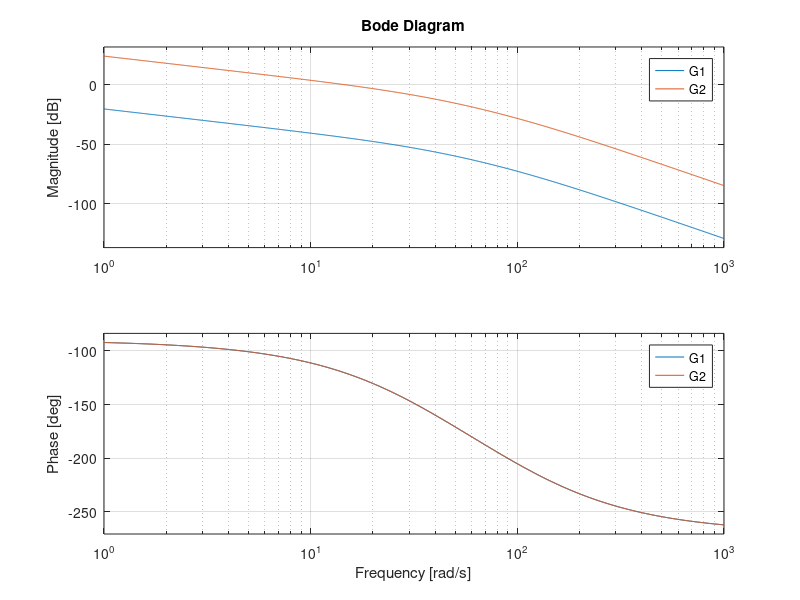

Source code (MATLAB):
clear all
clc
close all

K=3.5;
K2=583.9;
s = tf('s');
%G0=zpk([],[0,-3,-5],K)%G2=zpk([-3,-5],[2,4],K)
G2=((K2*100)/((s+100)*(s+36)*s))
G1=((K*100)/((s+100)*(s+36)*s))
%figure,nyquist(G1)

%sys=tf(G)
figure,bode(G1,G2)
%margin(G1);
%grid
